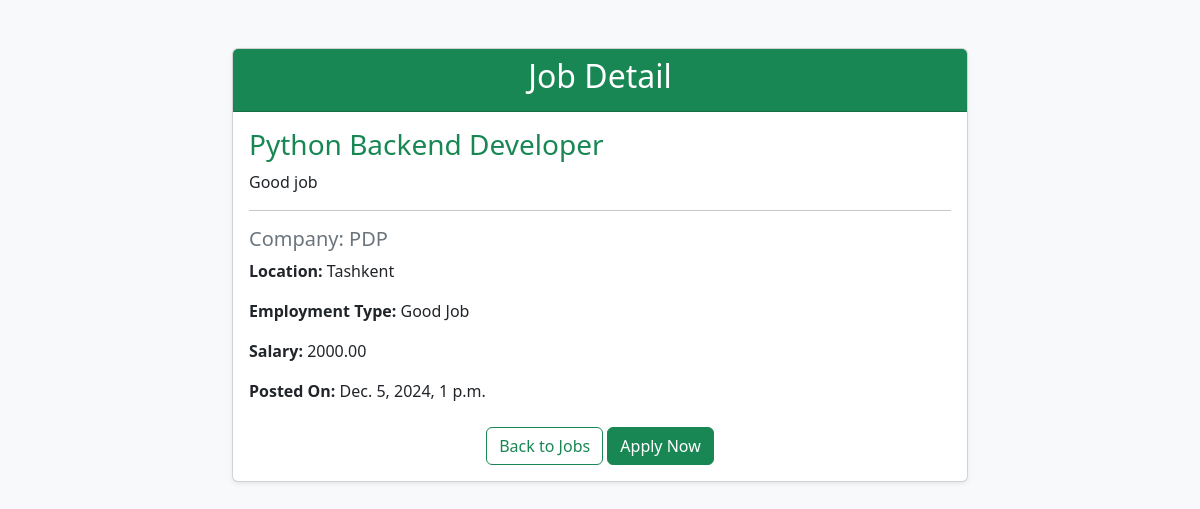
The page /jobportal/1/ on the database its author committed.
### jobportal/models.py (models this page shows, shortened)
class AddJob(models.Model):
    EMPLOYMENT_CHOICES = [
        ('full_time', 'Full-time'),
        ('part_time', 'Part-time'),
        ('contract', 'Contract'),
        ('internship', 'Internship'),
        ('freelance', 'Freelance'),
    ]
    title = models.CharField(max_length=255)
    description = models.TextField()
    company_name = models.CharField(max_length=255)
    location = models.CharField(max_length=255)
    employment_type = models.CharField(max_length=20, choices=EMPLOYMENT_CHOICES)
    salary = models.DecimalField(max_digits=10, decimal_places=2, null=True, blank=True)
    posted_date = models.DateTimeField(auto_now_add=True)

### jobportal/views.py (the view)
# urls.py: path('jobportal/<int:job_id>/', JobDetails, name='job-details'),
def JobDetails(request, job_id):
    job = AddJob.objects.get(id=job_id)
    return render(request, '../templates/jobportal/job_detail.html', {
        'job': job
    })

### jobportal/templates/jobportal/job_detail.html (shortened to what this page needs)
<!DOCTYPE html>
<html lang="en">
<head>
    <link href="https://cdn.jsdelivr.net/npm/bootstrap@5.3.3/dist/css/bootstrap.min.css" rel="stylesheet">
</head>
<body class="bg-light">
<div class="container py-5">
    <div class="row justify-content-center">
        <div class="col-md-8">
            <div class="card shadow-sm">
                <div class="card-header bg-success text-white text-center">
                    <h2>Job Detail</h2>
                </div>
                <div class="card-body">
                    <h3 class="card-title text-success">{{ job.title }}</h3>
                    <p class="card-text">{{ job.description }}</p>
                    <hr>
                    <h5 class="text-secondary">Company: {{ job.company_name }}</h5>
                    <p><strong>Location:</strong> {{ job.location }}</p>
                    <p><strong>Employment Type:</strong> {{ job.employment_type }}</p>
                    <p><strong>Salary:</strong> {{ job.salary }}</p>
                    <p><strong>Posted On:</strong> {{ job.posted_date }}</p>
                    <div class="text-center mt-4">
                        <a href="/" class="btn btn-outline-success">Back to Jobs</a>
                        <button type="button" class="btn btn-success" data-bs-toggle="modal" data-bs-target="#applyModal">Apply Now</button>
                    </div>
                </div>
            </div>
        </div>
    </div>
</div>
</body>
</html>

### rows shown on the page
AddJob: title "Python Backend Developer", description "Good job", company_name "PDP", location "Tashkent", employment_type "Good Job", salary "2000.00", posted_date "Dec. 5, 2024, 1 p.m."
